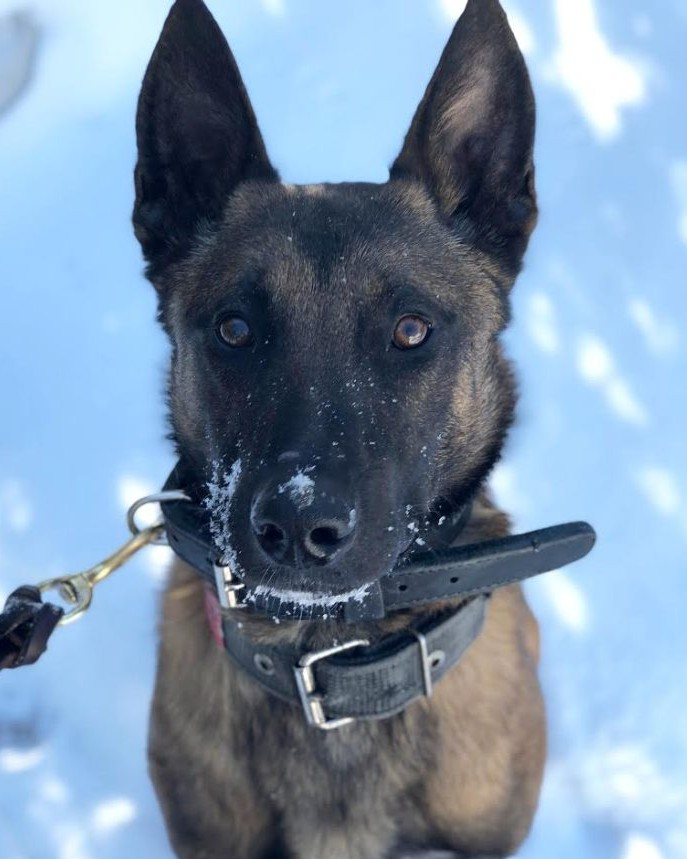
#> input picture NoiseShader/images/k9.jpg, 687 x 859 px
$ python NoiseShader.py
#> lines starting #> are read from the running program, lines starting #| are printed output that depends on the picture

import os
from skimage import io, data, segmentation, color
from skimage.future import graph
from matplotlib import pyplot as plt


script_dir = os.path.dirname(__file__)
rel_path = "images/k9.jpg"
file_path = os.path.join(script_dir, rel_path)

img = io.imread(file_path)
#> img is the input picture: shape (859, 687, 3); mean R, G, B 121.8, 144.3, 167.8
plt.imshow(img)

labels1 = segmentation.slic(img, compactness=10, n_segments=2000, sigma=0)
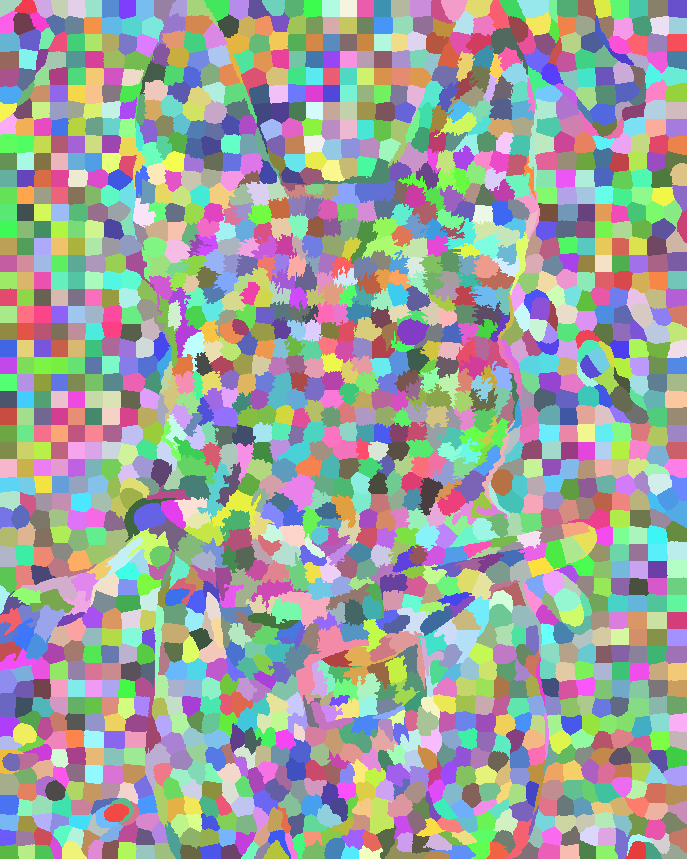
#> labels1: shape (859, 687) int64; 1886 distinct labels, from 1 to 1886; one colour per label, 0 black
labels2 = segmentation.felzenszwalb(img, scale=100, sigma=.3, min_size=50)
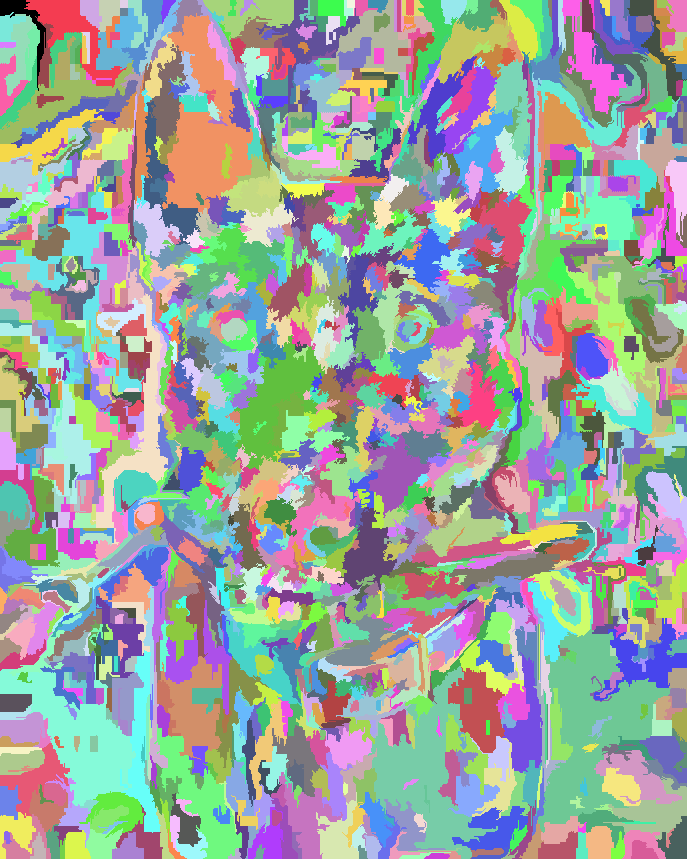
#> labels2: shape (859, 687) int64; 1629 distinct labels, from 0 to 1628; one colour per label, 0 black
out1 = color.label2rgb(labels1, img, kind='avg')
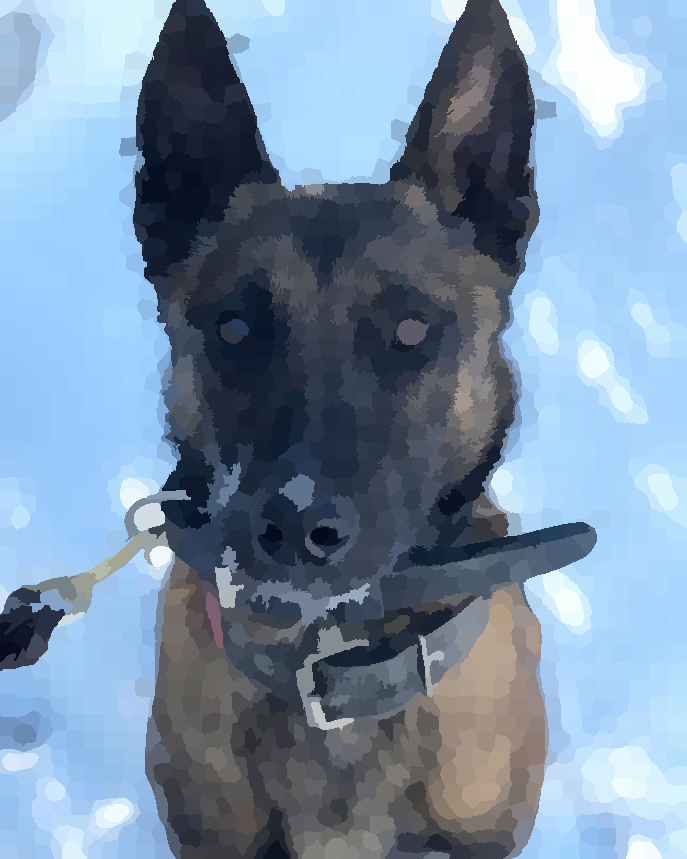
#> out1: shape (859, 687, 3); mean R, G, B 121.3, 143.8, 167.3
out2 = color.label2rgb(labels2, img, kind='avg')
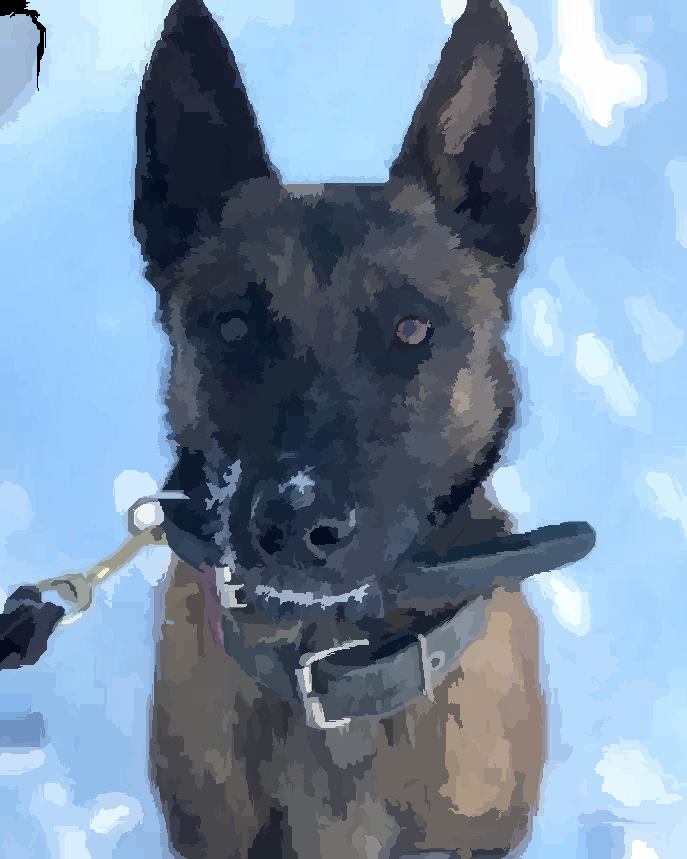
#> out2: shape (859, 687, 3); mean R, G, B 121.1, 143.5, 167

plt.imshow(out1)
plt.show()
plt.imshow(out2)
plt.show()

$ run again, with NoiseShader/images/obama.jpg copied over NoiseShader/images/k9.jpg
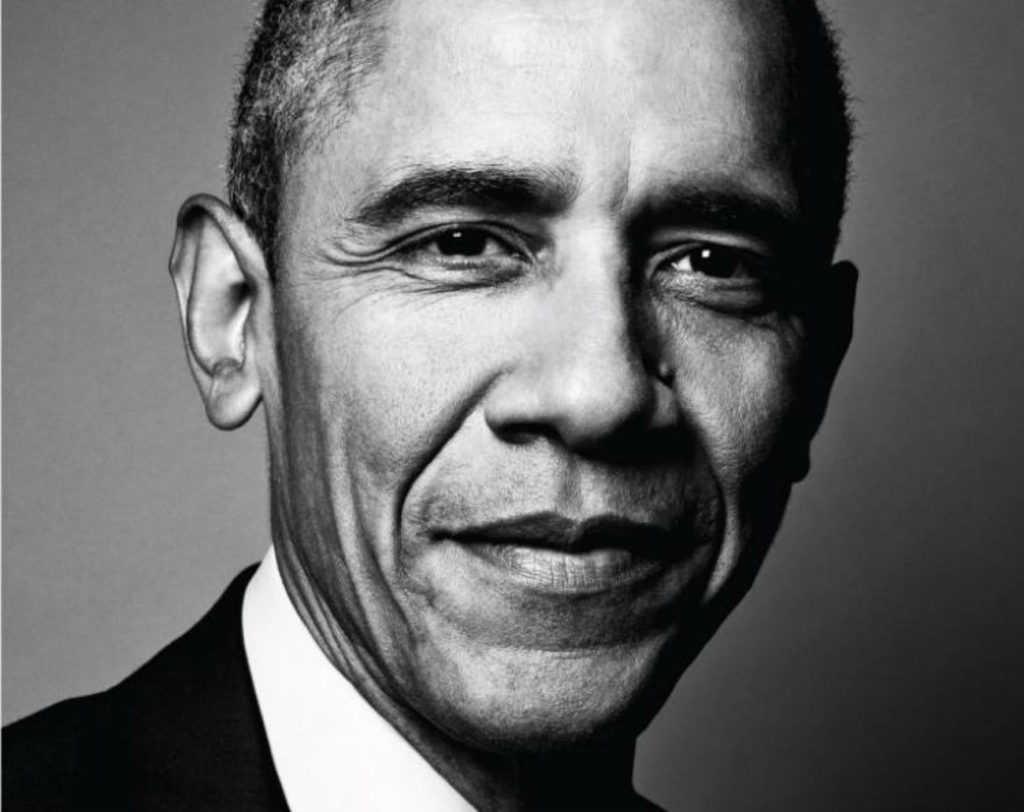
#> input picture NoiseShader/images/obama.jpg, 1024 x 812 px
#> img is the input picture: shape (812, 1024, 3); mean R, G, B 104.7, 104.9, 105
#> labels1: shape (812, 1024) int64; 1941 distinct labels, from 1 to 1941
#> `labels2 = segmentation.felzenszwalb(img, scale=100, sigma=.3, min_size..`:
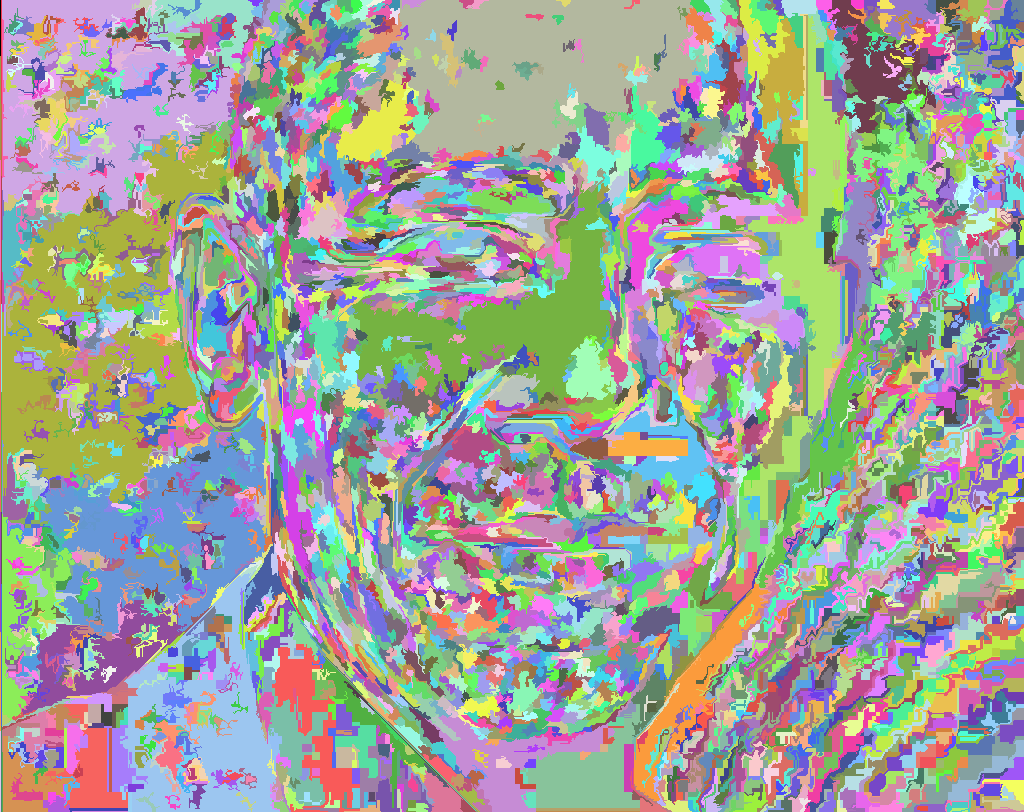
#> labels2: shape (812, 1024) int64; 3787 distinct labels, from 0 to 3786; one colour per label, 0 black
#> `plt.show()`:
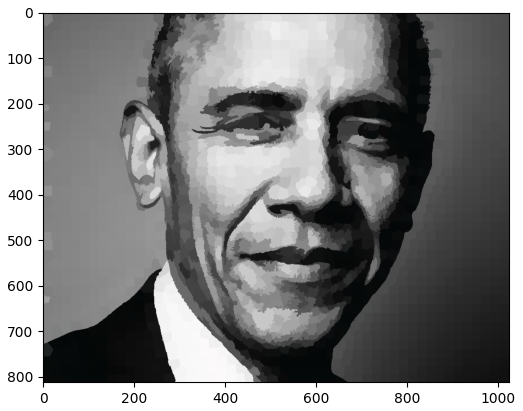
#> figure drawn by matplotlib, 1 panel
